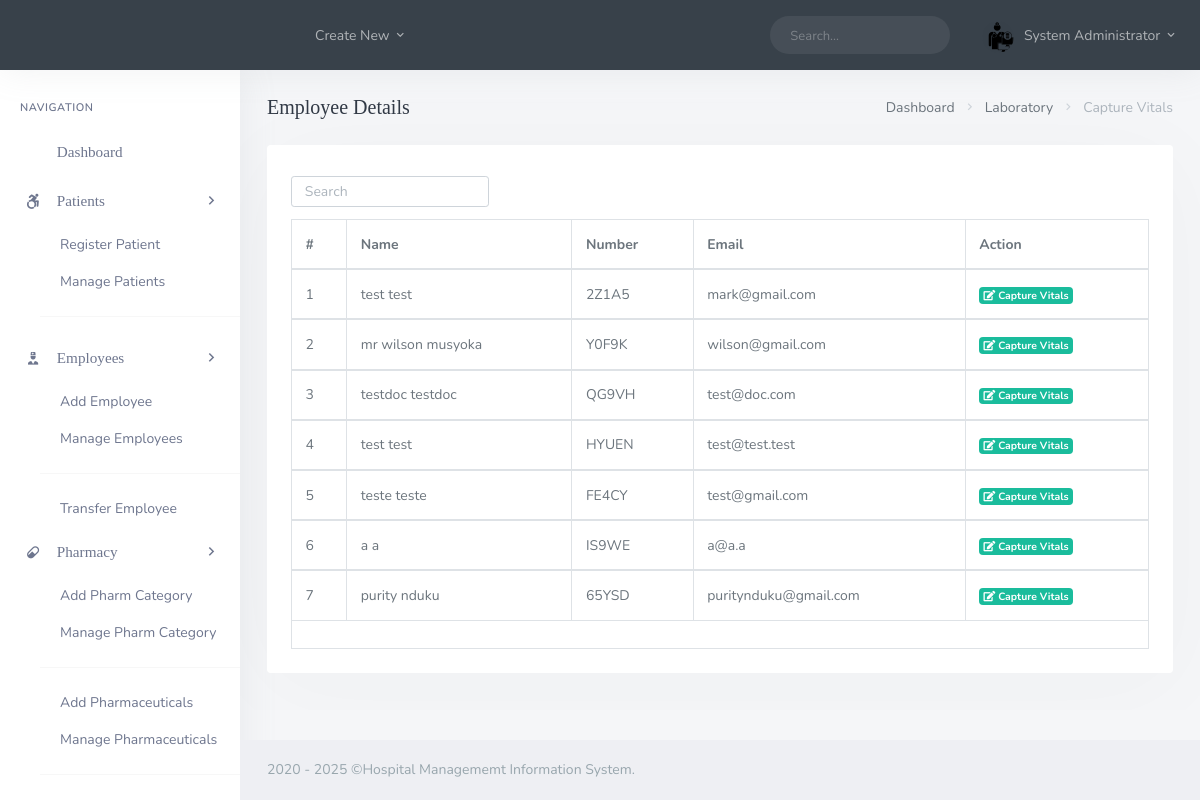
The page /backend/admin/admin_employee_lab_vitals.php (signed in) on the database its author committed.
### tables this page shows
CREATE TABLE `docs` (
  `doc_id` int(20) NOT NULL,
  `doc_fname` varchar(200) DEFAULT NULL,
  `doc_lname` varchar(200) DEFAULT NULL,
  `doc_email` varchar(200) DEFAULT NULL,
  `doc_pwd` varchar(200) DEFAULT NULL,
  `doc_dept` varchar(200) NOT NULL,
  `doc_number` varchar(200) DEFAULT NULL,
  `doc_dpic` varchar(200) DEFAULT NULL,
  `doc_start_time` time DEFAULT NULL,
  `doc_end_time` time DEFAULT NULL
);

### backend/admin/admin_employee_lab_vitals.php (the view, shortened to what this page needs)
<?php
  include('assets/inc/config.php');
?>
<!DOCTYPE html>
<html lang="en">
<?php include('assets/inc/head.php');?>
    <body>
        <div id="wrapper">
                <?php include('assets/inc/nav.php');?>
                <?php include("assets/inc/sidebar.php");?>
            <div class="content-page">
                <div class="content">
                    <div class="container-fluid">
                        <div class="row">
                            <div class="col-12">
                                <div class="page-title-box">
                                    <div class="page-title-right">
                                        <ol class="breadcrumb m-0">
                                            <li class="breadcrumb-item"><a href="javascript: void(0);">Dashboard</a></li>
                                            <li class="breadcrumb-item"><a href="javascript: void(0);">Laboratory</a></li>
                                            <li class="breadcrumb-item active">Capture Vitals</li>
                                        </ol>
                                    </div>
                                    <h4 class="page-title">Employee Details</h4>
                                </div>
                            </div>
                        </div>
                        <div class="row">
                            <div class="col-12">
                                <div class="card-box">
                                    <div class="mb-2">
                                        <div class="row">
                                            <div class="col-12 text-sm-center form-inline" >
                                                <div class="form-group">
                                                    <input id="demo-foo-search" type="text" placeholder="Search" class="form-control form-control-sm" autocomplete="on">
                                                </div>
                                            </div>
                                        </div>
                                    </div>
                                    <div class="table-responsive">
                                        <table id="demo-foo-filtering" class="table table-bordered toggle-circle mb-0" data-page-size="7">
                                            <thead>
                                            <tr>
                                                <th>#</th>
                                                <th data-toggle="true">Name</th>
                                                <th data-hide="phone">Number</th>
                                                <th data-hide="phone">Email</th>
                                                <th data-hide="phone">Action</th>
                                            </tr>
                                            </thead>
                                            <?php
                                                $ret="SELECT * FROM  docs ORDER BY RAND() ";
                                                $stmt= $mysqli->prepare($ret) ;
                                                $stmt->execute() ;
                                                $res=$stmt->get_result();
                                                $cnt=1;
                                                while($row=$res->fetch_object())
                                                {
                                            ?>
                                                <tbody>
                                                <tr>
                                                    <td><?php echo $cnt;?></td>
                                                    <td><?php echo $row->doc_fname;?> <?php echo $row->doc_lname;?></td>
                                                    <td><?php echo $row->doc_number;?></td>
                                                    <td><?php echo $row->doc_email;?></td>
                                                    <td><a href="admin_add_single_employee_vitals.php?doc_number=<?php echo $row->doc_number;?>" class="badge badge-success"><i class="fas fa-edit"></i> Capture Vitals</a></td>
                                                </tr>
                                                </tbody>
                                            <?php  $cnt = $cnt +1 ; }?>
                                            <tfoot>
                                            <tr class="active">
                                                <td colspan="8">
                                                </td>
                                            </tr>
                                            </tfoot>
                                        </table>
                                    </div>
                                </div>
                            </div>
                        </div>
                    </div>
                </div>
                 <?php include('assets/inc/footer.php');?>
            </div>
        </div>
    </body>
</html>

### backend/admin/assets/inc/nav.php (shortened to what this page needs)
<?php
    $aid=$_SESSION['ad_id'];
    $ret="select * from admin where ad_id=?";
    $stmt= $mysqli->prepare($ret) ;
    $stmt->bind_param('i',$aid);
    $stmt->execute() ;
    $res=$stmt->get_result();
    while($row=$res->fetch_object())
    {
?>
    <div class="navbar-custom">
        <ul class="list-unstyled topnav-menu float-right mb-0">
            <li class="d-none d-sm-block">
                <form class="app-search">
                    <div class="app-search-box">
                        <div class="input-group">
                            <input type="text" class="form-control" placeholder="Search...">
                            <div class="input-group-append">
                                <button class="btn" type="submit">
                                    <i class="fe-search"></i>
                                </button>
                            </div>
                        </div>
                    </div>
                </form>
            </li>
            <li class="dropdown notification-list">
                <a class="nav-link dropdown-toggle nav-user mr-0 waves-effect waves-light" data-toggle="dropdown" href="#" role="button" aria-haspopup="false" aria-expanded="false">
                    <img src="assets/images/users/<?php echo $row->ad_dpic;?>" alt="dpic" class="rounded-circle">
                    <span class="pro-user-name ml-1">
                        <?php echo $row->ad_fname;?> <?php echo $row->ad_lname;?> <i class="mdi mdi-chevron-down"></i>
                    </span>
                </a>
            </li>
        </ul>
        <div class="logo-box">
            <a href="admin_dashboard.php" class="logo text-center">
                <span class="logo-lg">
                </span>
            </a>
        </div>
        <ul class="list-unstyled topnav-menu topnav-menu-left m-0">
            <li>
                <button class="button-menu-mobile waves-effect waves-light">
                    <i class="fe-menu"></i>
                </button>
            </li>
            <li class="dropdown d-none d-lg-block">
                <a class="nav-link dropdown-toggle waves-effect waves-light" data-toggle="dropdown" href="#" role="button" aria-haspopup="false" aria-expanded="false">
                    Create New
                    <i class="mdi mdi-chevron-down"></i>
                </a>
            </li>
        </ul>
    </div>
<?php }?>

### rows shown on the page
docs: doc_fname "test", doc_lname "test", doc_number "2Z1A5", doc_email "mark@gmail.com"
docs: doc_fname "mr wilson", doc_lname "musyoka", doc_number "Y0F9K", doc_email "wilson@gmail.com"
docs: doc_fname "testdoc", doc_lname "testdoc", doc_number "QG9VH", doc_email "test@doc.com"
docs: doc_fname "test", doc_lname "test", doc_number "HYUEN", doc_email "test@test.test"
docs: doc_fname "teste", doc_lname "teste", doc_number "FE4CY", doc_email "test@gmail.com"
docs: doc_fname "a", doc_lname "a", doc_number "IS9WE", doc_email "a@a.a"
docs: doc_fname "purity", doc_lname "nduku", doc_number "65YSD", doc_email "puritynduku@gmail.com"

### other values the page prints
$row->ad_fname "System"
$row->ad_lname "Administrator"
